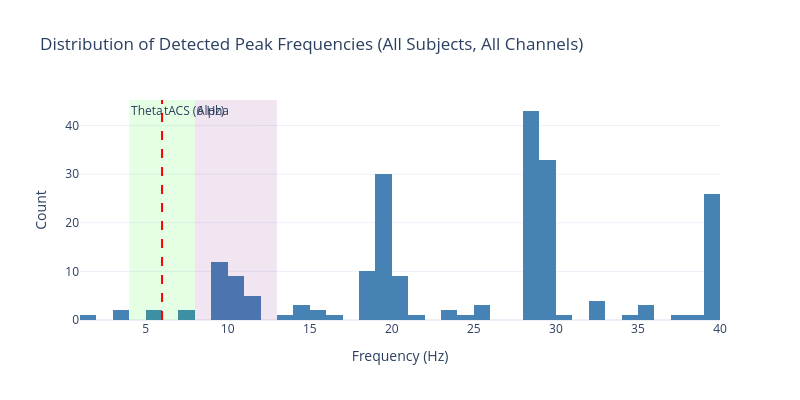

Notebook source saved alongside this figure:
### Code cell
# =============================================================================
# 7b. Cross-Subject Peak Detection Summary
# =============================================================================

print('\nCross-Subject Theta/Alpha Detection Summary')
print('=' * 100)

# Collect all peaks across all subjects
all_peaks_data = []

for result in all_results:
    if 'specparam_results' not in result:
        continue
    
    for res in result['specparam_results']:
        peaks = res['all_peaks']
        if peaks is not None and len(peaks) > 0:
            for peak in peaks:
                all_peaks_data.append({
                    'subject_id': result['subject_id'],
                    'earclip': result['has_earclip'],
                    'run': res['run'],
                    'channel': res['channel'],
                    'r_squared': res['r_squared'],
                    'peak_freq': peak[0],
                    'peak_power': peak[1],
                    'peak_bw': peak[2],
                    'in_theta': 4 <= peak[0] <= 8,
                    'in_alpha': 8 <= peak[0] <= 13,
                })

peaks_df = pd.DataFrame(all_peaks_data)

if len(peaks_df) > 0:
    print(f'\nTotal peaks detected: {len(peaks_df)}')
    print(f'  In theta range (4-8 Hz): {peaks_df["in_theta"].sum()}')
    print(f'  In alpha range (8-13 Hz): {peaks_df["in_alpha"].sum()}')
    
    # Summary by subject and channel
    print('\n' + '-' * 100)
    print('Theta Peaks by Subject and Channel:')
    print(f'{"Subject":>10} {"Earclip":>8} {"F4":>8} {"P4":>8} {"P3":>8} {"Best ITF":>12}')
    print('-' * 60)
    
    for result in all_results:
        sid = result['subject_id']
        ec = 'Yes' if result['has_earclip'] else 'No'
        
        f4_itf = result.get('itf_F4')
        p4_itf = result.get('itf_P4')
        p3_itf = result.get('itf_P3')
        best = result.get('best_itf')
        
        f4_str = f'{f4_itf:.1f}' if f4_itf else '-'
        p4_str = f'{p4_itf:.1f}' if p4_itf else '-'
        p3_str = f'{p3_itf:.1f}' if p3_itf else '-'
        best_str = f'{best:.1f} ({result.get("best_itf_channel", "-")})' if best else '-'
        
        print(f'{sid:>10} {ec:>8} {f4_str:>8} {p4_str:>8} {p3_str:>8} {best_str:>12}')
    
    # Peak frequency histogram
    print('\n' + '-' * 100)
    print('Peak Frequency Distribution:')
    
    fig = go.Figure()
    
    fig.add_trace(go.Histogram(
        x=peaks_df['peak_freq'],
        xbins=dict(start=1, end=40, size=1),
        marker_color='steelblue',
        name='All peaks',
    ))
    
    # Add band markers
    fig.add_vrect(x0=4, x1=8, fillcolor='rgba(0,255,0,0.1)', line_width=0,
                  annotation_text='Theta', annotation_position='top left')
    fig.add_vrect(x0=8, x1=13, fillcolor='rgba(128,0,128,0.1)', line_width=0,
                  annotation_text='Alpha', annotation_position='top left')
    fig.add_vline(x=6, line=dict(color='red', dash='dash', width=2),
                  annotation_text='tACS (6 Hz)')
    
    fig.update_layout(
        title='Distribution of Detected Peak Frequencies (All Subjects, All Channels)',
        xaxis_title='Frequency (Hz)',
        yaxis_title='Count',
        template='plotly_white',
        height=400,
        width=800,
    )
    
    fig.show()
    save_plot(fig, 'peak_frequency_distribution', format='html')
    
else:
    print('No peaks detected across any subject.')

### Figure 1 — Plotly figure (JSON) as saved in the notebook; plotly's stock layout.template omitted (floating-point values rounded to 4 significant figures; data arrays with more than 128 entries replaced by an {"elided": "..."} marker saying what was removed)
{"data": [{"marker": {"color": "steelblue"}, "name": "All peaks", "type": "histogram", "x": {"elided": "209 float values"}, "xbins": {"end": 40, "size": 1, "start": 1}}], "layout": {"annotations": [{"showarrow": false, "text": "Theta", "x": 4, "xanchor": "left", "xref": "x", "y": 1, "yanchor": "top", "yref": "y domain"}, {"showarrow": false, "text": "Alpha", "x": 8, "xanchor": "left", "xref": "x", "y": 1, "yanchor": "top", "yref": "y domain"}, {"showarrow": false, "text": "tACS (6 Hz)", "x": 6, "xanchor": "left", "xref": "x", "y": 1, "yanchor": "top", "yref": "y domain"}], "height": 400, "shapes": [{"fillcolor": "rgba(0,255,0,0.1)", "line": {"width": 0}, "type": "rect", "x0": 4, "x1": 8, "xref": "x", "y0": 0, "y1": 1, "yref": "y domain"}, {"fillcolor": "rgba(128,0,128,0.1)", "line": {"width": 0}, "type": "rect", "x0": 8, "x1": 13, "xref": "x", "y0": 0, "y1": 1, "yref": "y domain"}, {"line": {"color": "red", "dash": "dash", "width": 2}, "type": "line", "x0": 6, "x1": 6, "xref": "x", "y0": 0, "y1": 1, "yref": "y domain"}], "title": {"text": "Distribution of Detected Peak Frequencies (All Subjects, All Channels)"}, "width": 800, "xaxis": {"autorange": true, "range": [1, 40], "title": {"text": "Frequency (Hz)"}, "type": "linear"}, "yaxis": {"autorange": true, "range": [0, 45.26], "title": {"text": "Count"}}}}
